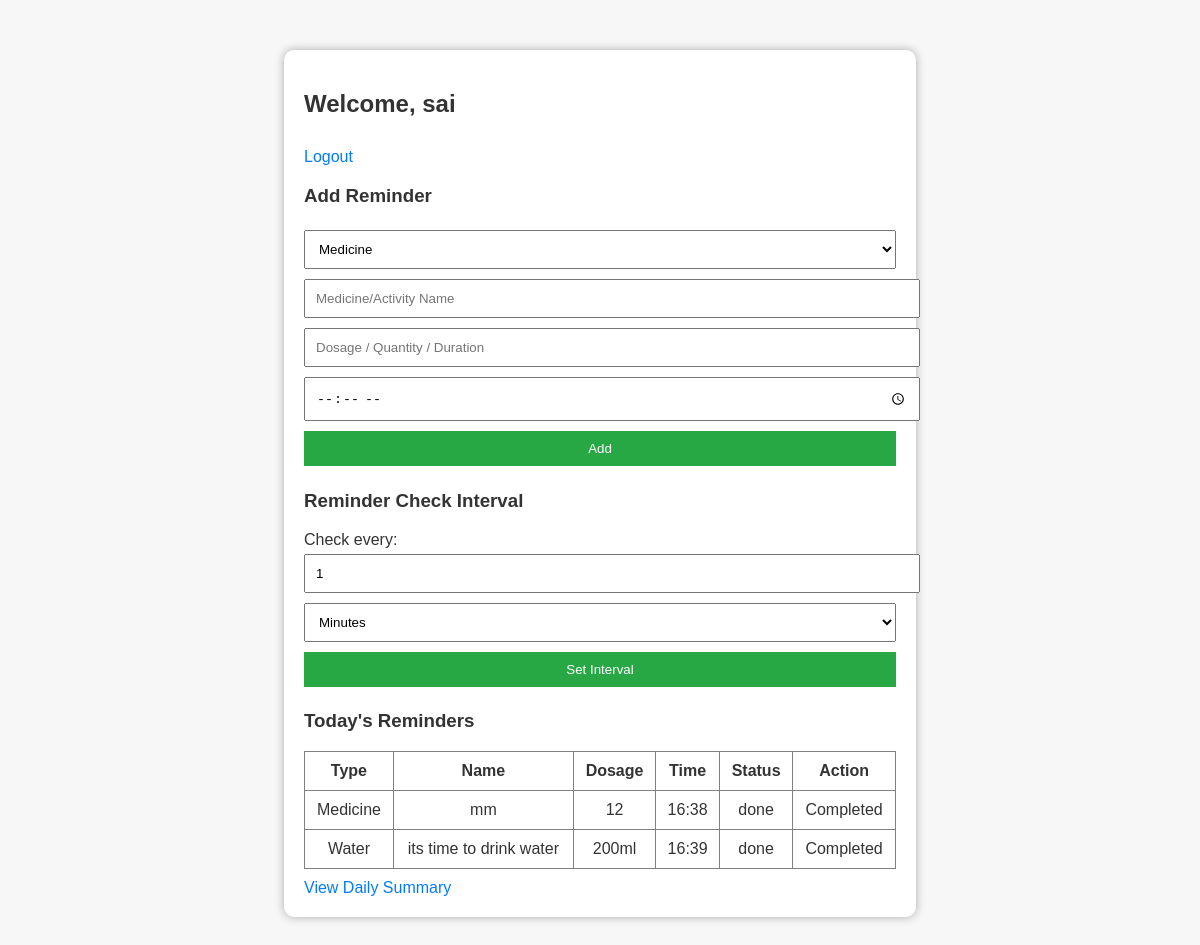
/dashboard (signed in), run on the app's committed database.
### tables this page shows
CREATE TABLE reminders (
            id INTEGER PRIMARY KEY AUTOINCREMENT,
            user_id INTEGER,
            type TEXT,
            name TEXT,
            dosage TEXT,
            time TEXT,
            status TEXT DEFAULT 'pending',
            FOREIGN KEY(user_id) REFERENCES users(id)
        );

### app.py (the view, shortened to what this page needs)
@app.route('/dashboard', methods=['GET','POST'])
def dashboard():
    if 'user_id' not in session:
        return redirect('/login')
    user_id = session['user_id']
    conn = sqlite3.connect('database.db')
    c = conn.cursor()
    c.execute("SELECT * FROM reminders WHERE user_id=?", (user_id,))
    reminders = c.fetchall()
    conn.close()
    return render_template('dashboard.html', reminders=reminders)

### templates/dashboard.html (shortened to what this page needs)
<!DOCTYPE html>
<html>
<head>
    <link rel="stylesheet" href="{{ url_for('static', filename='style.css') }}">
</head>
<body>
<div class="container">
    <h2>Welcome, {{ session['username'] }}</h2>
    <a href="/logout">Logout</a>
    <h3>Add Reminder</h3>
    <form method="POST">
        <select name="type" required>
            <option value="Medicine">Medicine</option>
        </select><br>
        <input type="text" name="name" placeholder="Medicine/Activity Name" required><br>
        <input type="text" name="dosage" placeholder="Dosage / Quantity / Duration" required><br>
        <input type="time" name="time" required><br>
        <button type="submit">Add</button>
    </form>
<h3>Reminder Check Interval</h3>
<label for="interval">Check every:</label>
<input type="number" id="intervalInput" value="1" min="1">
<select id="intervalUnit">
    <option value="minutes" selected>Minutes</option>
</select>
<button onclick="updateInterval()">Set Interval</button>
    <h3>Today's Reminders</h3>
    <table border="1">
        <tr><th>Type</th><th>Name</th><th>Dosage</th><th>Time</th><th>Status</th><th>Action</th></tr>
        {% for r in reminders %}
        <tr>
            <td>{{ r[2] }}</td>
            <td>{{ r[3] }}</td>
            <td>{{ r[4] }}</td>
            <td>{{ r[5] }}</td>
            <td>{{ r[6] }}</td>
            <td>
                {% if r[6] != 'done' %}
                <a href="/done/{{ r[0] }}">Mark Done</a>
                {% else %}
                Completed
                {% endif %}
            </td>
        </tr>
        {% endfor %}
    </table>
    <a href="/summary">View Daily Summary</a>
</div>
</body>
</html>

### static/style.css (style rules this page uses)
body { font-family: Arial, sans-serif; background: #f7f7f7; color: #333; }
.container { width: 50%; margin: 50px auto; padding: 20px; background: white; box-shadow: 0px 0px 10px #aaa; border-radius: 10px; }
input, select, button { padding: 10px; margin: 5px 0; width: 100%; }
button { background: #28a745; color: white; border: none; cursor: pointer; }
a { display: inline-block; margin-top: 10px; color: #007bff; text-decoration: none; }
table { width: 100%; border-collapse: collapse; margin-top: 10px; }
th, td { padding: 10px; text-align: center; }

### data on the page
reminders: type "Medicine", name "mm", dosage "12", time "16:38", status "done", shows "Completed"
reminders: type "Water", name "its time to drink water", dosage "200ml", time "16:39", status "done", shows "Completed"

### other printed values
{{ session['username'] }} "sai"
